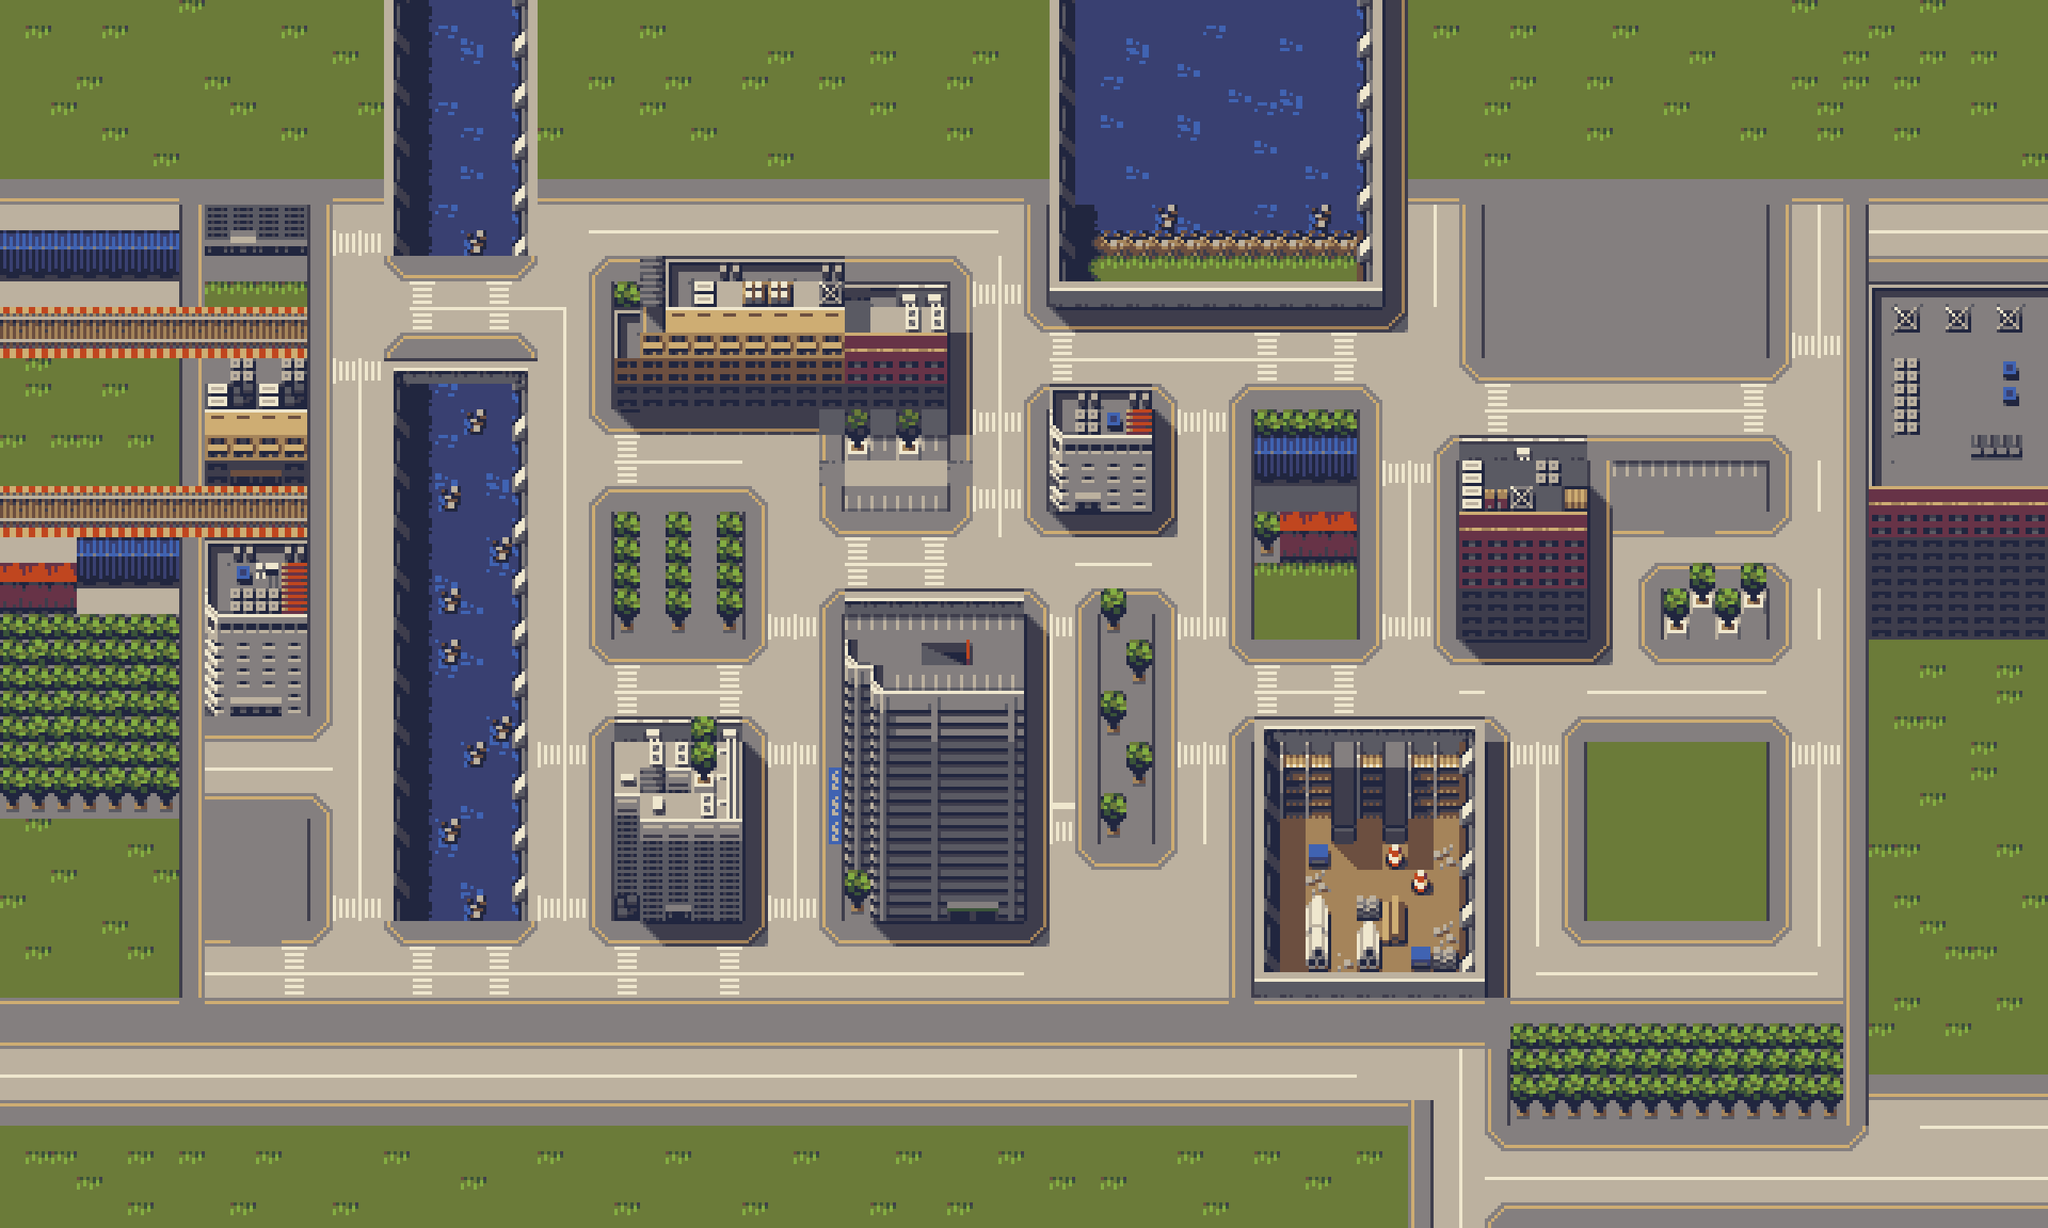

This game map was drawn from its Tiled (.tmx) file and the tilesets committed beside it. A one-line description and the trimmed map source follow:
An orthogonal 80x48 tile map with 32x32 px tiles, 1 tile layer (Measures) and 31 objects (3x tower5, engineSpawn, tower1, tower3, tower2, ...).

<map version="1.2" tiledversion="1.3.1" orientation="orthogonal" renderorder="right-down" compressionlevel="0" width="80" height="48" tilewidth="32" tileheight="32" infinite="0" nextlayerid="7" nextobjectid="44">
 <tileset firstgid="1" source="tilesetResize.tsx" />
 <layer id="1" name="Measures" width="80" height="48">
  <data>[3840 cells, 3840 non-empty, 129 distinct tile ids]</data>
 </layer>
 <objectgroup id="4" name="colliders">
  <object id="6" x="257" y="1250" width="2200" height="26" />
  <object id="7" x="2306" y="249" width="30" height="1001" />
  <object id="8" x="1730" y="222" width="606" height="30" />
  <object id="10" x="671" y="224" width="637" height="30" />
  <object id="11" x="385" y="223" width="94" height="31" />
  <object id="12" x="256" y="255" width="129.667" height="670" />
  <object id="15" x="229" y="254" width="25" height="996" />
  <object id="16" x="481" y="0" width="189" height="349" />
  <object id="17" x="1282" y="2" width="475" height="413" />
  <object id="18" x="736" y="320" width="480" height="222" />
  <object id="20" x="1306.67" y="480.333" width="134.667" height="162.667" />
  <object id="21" x="1563" y="506.667" width="136" height="296.667" />
  <object id="22" x="756.667" y="628.333" width="179.667" height="188" />
  <object id="23" x="736" y="895" width="223" height="287" />
  <object id="24" x="480" y="414" width="192" height="767" />
  <object id="25" x="1023" y="736" width="288" height="445" />
  <object id="26" x="1371.33" y="736" width="69.6667" height="351" />
  <object id="27" x="1538" y="897" width="351" height="352" />
  <object id="29" x="1980" y="927" width="233" height="225" />
  <object id="30" x="1821.67" y="546" width="168.667" height="265.333" />
  <object id="31" x="2072.67" y="709.333" width="141.333" height="98" />
  <object id="33" x="1853" y="257" width="357" height="192" />
 </objectgroup>
 <objectgroup id="5" name="spawns">
  <object id="34" name="engineSpawn" x="352" y="1089.67">
   <point />
  </object>
 </objectgroup>
 <objectgroup id="6" name="towers">
  <object id="35" name="tower1" x="587.791" y="1118.96" width="200.418" height="200.418">
   <properties>
    <property name="health" type="int" value="1000" />
    <property name="size" type="float" value="1" />
    <property name="texDisengaged" value="TowerTextures/tutorialTowerDisengaged.png" />
    <property name="texEngaged" value="TowerTextures/tutorialTowerEngaged.png" />
    <property name="weapon" value="basicWeapon" />
   </properties>
   <ellipse />
  </object>
  <object id="37" name="tower3" x="330.58" y="408.857" width="261.84" height="247.953">
   <properties>
    <property name="health" type="int" value="1000" />
    <property name="size" type="float" value="1" />
    <property name="texDisengaged" value="TowerTextures/SpokeTowerDisengaged.png" />
    <property name="texEngaged" value="TowerTextures/SpokeTowerEngaged.png" />
    <property name="weapon" value="spokeWeapon" />
   </properties>
   <ellipse />
  </object>
  <object id="38" name="tower2" x="948.617" y="551.617" width="211.1" height="211.1">
   <properties>
    <property name="health" type="int" value="1000" />
    <property name="size" type="float" value="1" />
    <property name="texDisengaged" value="TowerTextures/ExplosiveTowerDisengaged.png" />
    <property name="texEngaged" value="TowerTextures/ExplosiveTowerEngaged.png" />
    <property name="weapon" value="randomDirWeapon" />
   </properties>
   <ellipse />
  </object>
  <object id="39" name="tower5" x="1916.5" y="876.5" width="350" height="350">
   <properties>
    <property name="health" type="int" value="2000" />
    <property name="size" type="float" value="1" />
    <property name="texDisengaged" value="TowerTextures/SpokeTowerDisengaged.png" />
    <property name="texEngaged" value="TowerTextures/SpokeTowerEngaged.png" />
    <property name="weapon" value="spokeWeapon" />
   </properties>
   <ellipse />
  </object>
  <object id="40" name="tower5" x="1916.5" y="876.5" width="350" height="350">
   <properties>
    <property name="health" type="int" value="2000" />
    <property name="size" type="float" value="1" />
    <property name="texDisengaged" value="TowerTextures/SpokeTowerDisengaged.png" />
    <property name="texEngaged" value="TowerTextures/SpokeTowerEngaged.png" />
    <property name="weapon" value="spokeWeapon" />
   </properties>
   <ellipse />
  </object>
  <object id="41" name="tower4" x="1627.83" y="345.5" width="300" height="300">
   <properties>
    <property name="health" type="int" value="1500" />
    <property name="size" type="float" value="1" />
    <property name="texDisengaged" value="TowerTextures/ExplosiveTowerDisengaged.png" />
    <property name="texEngaged" value="TowerTextures/ExplosiveTowerEngaged.png" />
    <property name="weapon" value="randomDirWeapon" />
   </properties>
   <ellipse />
  </object>
  <object id="42" name="tower5" x="1334" y="687" width="350" height="350">
   <properties>
    <property name="health" type="int" value="2000" />
    <property name="size" type="float" value="1" />
    <property name="texDisengaged" value="TowerTextures/SpokeTowerDisengaged.png" />
    <property name="texEngaged" value="TowerTextures/SpokeTowerEngaged.png" />
    <property name="weapon" value="spokeWeapon" />
   </properties>
   <ellipse />
  </object>
  <object id="43" name="tower6" x="1334" y="687" width="350" height="350">
   <properties>
    <property name="health" type="int" value="2000" />
    <property name="size" type="float" value="1" />
    <property name="texDisengaged" value="TowerTextures/SpokeTowerDisengaged.png" />
    <property name="texEngaged" value="TowerTextures/SpokeTowerEngaged.png" />
    <property name="weapon" value="spokeWeapon" />
   </properties>
   <ellipse />
  </object>
 </objectgroup>
</map>
